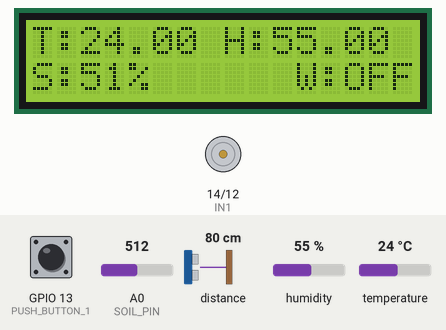
Recording of a sketch running on a simulated ESP8266 (NodeMCU). Shown: 16×2 character LCD, motor-driver pin pairs drawn as motors (green arrow = first pin HIGH = forward, orange = second pin HIGH = backward, longer = more drive, scaled by the enable pin). Wiring (inferred from the names in the program): ultrasonic range finder: trigger GPIO 16; echo GPIO 0. The test bench sets the inputs (shaded band); at power-on: A0 (SOIL_PIN) = 512, humidity 55 %, temperature 24 °C, GPIO 13 (PUSH_BUTTON_1) HIGH, distance to the obstacle 80 cm. The echo pulse lasts 58.3 µs per cm; WiFi joins after 1.5 s; servers stay silent unless stated; what the sketch prints to the serial monitor is not drawn.

Above: at 6.1 s.
6.2 s: A0 (SOIL_PIN) set to 308
At 7.4 s:
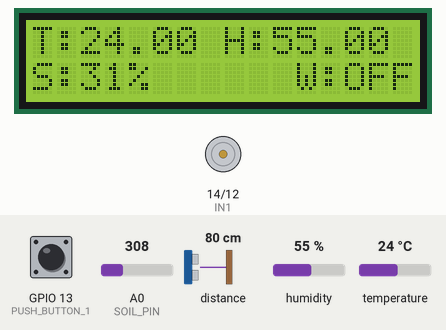
7.7 s: A0 (SOIL_PIN) set to 276
At 8.29 s:
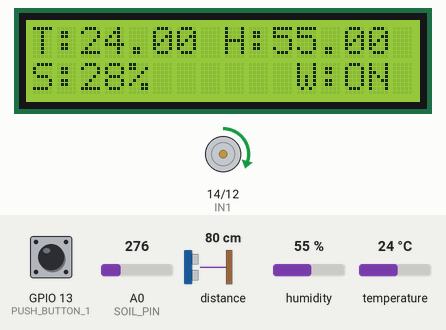
10.5 s: humidity set to 22 %
At 11.72 s:
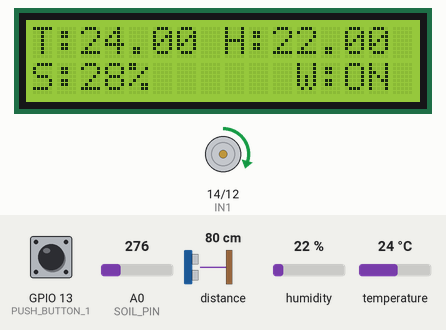
12.7 s: temperature set to 9 °C
At 14.66 s:
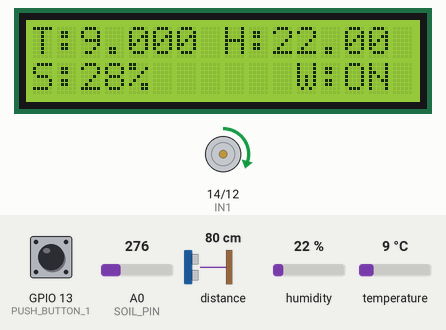
14.8 s: A0 (SOIL_PIN) set to 306
At 15.3 s:
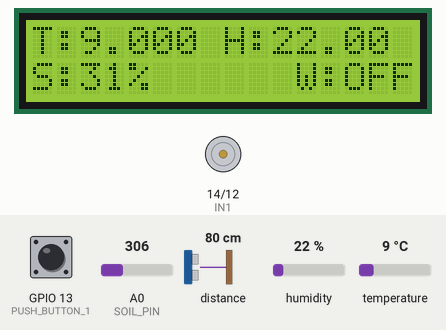
16.3 s: GPIO 13 (PUSH_BUTTON_1) pulled LOW for 1 s
At 17.03 s:
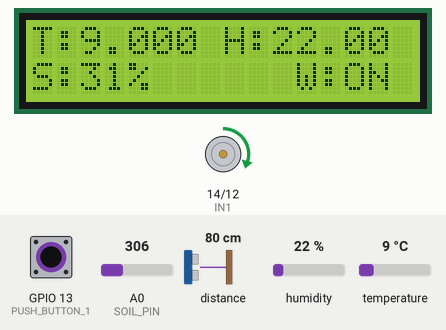
Timing chart, 0 to 19.3 s (numbered marks = the images above; inputs shaded):
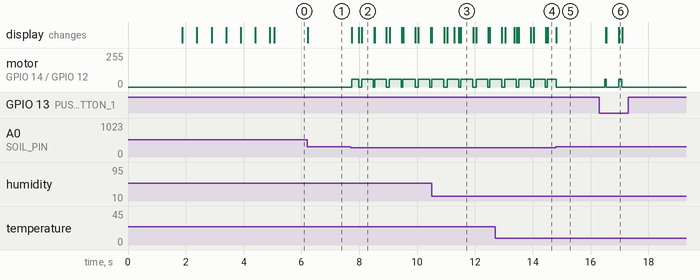

The sketch:

smart_plant.ino
```cpp
// Viral Science www.viralsciencecreativity.com www.youtube.com/c/viralscience
// Blynk IoT Smart Plant Monitoring System

/* Connections
Relay -> GPIO25
Button -> GPIO26
Soil -> GPIO34 (Analog)
PIR -> GPIO27
SDA -> GPIO21
SCL -> GPIO22
*/


#define BLYNK_TEMPLATE_ID ""
#define BLYNK_TEMPLATE_NAME ""

#include <LiquidCrystal_I2C.h>
#include <DHT.h>
#include <ESP8266WiFi.h>
#include <BlynkSimpleEsp8266.h>

#define BLYNK_PRINT Serial

LiquidCrystal_I2C lcd(0x3F, 16, 2);


char auth[] = "";  // Enter your Blynk Auth token
char ssid[] = "";  // Enter your Wi-Fi SSID
char pass[] = "";  // Enter your Wi-Fi Password

BlynkTimer timer;

DHT dht(2, DHT11);


#define SOIL_PIN A0      // GPIO34 for Soil Moisture Sensor (Analog) A0
#define IN1 14           // GPIO14 connected to IN1 on L298N D5
#define IN2 12           // GPIO12 connected to IN2 on L298N D6
#define ENA 15           // GPIO13 connected to ENA (PWM control) on L298N
#define PUSH_BUTTON_1 13 // D7 Button

const int trigPin = 16;
const int echoPin = 0;

// Reservoir height (in cm)
const float hauteurMaxReservoir = 100.0; // Adjust according to your reservoir

void checkPhysicalButton();
int motorState = LOW;
int pushButton1State = HIGH;
int soilMoistureThreshold = 30;

void setup() {

  Serial.begin(9600);
  lcd.init();
  lcd.backlight();

  pinMode(IN1, OUTPUT);
  pinMode(IN2, OUTPUT);
  pinMode(ENA, OUTPUT);
  pinMode(PUSH_BUTTON_1, INPUT_PULLUP);

  pinMode(trigPin, OUTPUT);
  pinMode(echoPin, INPUT);

  digitalWrite(IN1, LOW);
  digitalWrite(IN2, LOW);
  analogWrite(ENA, 0); // Ensure motor is off

  Blynk.begin(auth, ssid, pass, "blynk.cloud", 80);

  lcd.setCursor(0, 0);
  lcd.print("  Initializing  ");
  for (int a = 5; a <= 10; a++) {
    lcd.setCursor(a, 1);
    lcd.print(".");
    delay(500);
  }
  lcd.clear();
  lcd.setCursor(11, 1);
  lcd.print("W:OFF");

  // Call the functions periodically
  timer.setInterval(100L, soilMoistureSensor); // 1-second interval
  timer.setInterval(100L, DHT11sensor);
  timer.setInterval(500L, checkPhysicalButton);
  timer.setInterval(1000L, measureAndSendWaterLevel); // Ultrasonic every 2 seconds
}

void measureAndSendWaterLevel() {
  // Send ultrasonic pulse
  digitalWrite(trigPin, LOW);
  delayMicroseconds(2);
  digitalWrite(trigPin, HIGH);
  delayMicroseconds(10);
  digitalWrite(trigPin, LOW);

  // Read the echo response
  long duration = pulseIn(echoPin, HIGH);

  // Convert duration to distance (in cm)
  float distance = duration * 0.034 / 2;

  // Calculate water level in cm
  float niveauEau = hauteurMaxReservoir - distance;

  // Ensure the water level is within valid limits
  if (niveauEau < 0) {
    niveauEau = 0;
  } else if (niveauEau > hauteurMaxReservoir) {
    niveauEau = hauteurMaxReservoir;
  }

  // Calculate percentage of water level
  float pourcentageNiveau = (niveauEau / hauteurMaxReservoir) * 100;

  // Send data to Blynk and LCD
  Blynk.virtualWrite(V2, pourcentageNiveau);

  // Debugging
  Serial.print("Distance: ");
  Serial.print(distance);
  Serial.print(" cm, Water Level: ");
  Serial.print(niveauEau);
  Serial.print(" cm, Percentage: ");
  Serial.print(pourcentageNiveau);
  Serial.println(" %");
}

void DHT11sensor() {

  float h = dht.readHumidity();
  float t = dht.readTemperature();

  if (isnan(h) || isnan(t)) {
    Serial.println("Failed to read from DHT sensor!");
    return;
  }

  Blynk.virtualWrite(V0, t);
  Blynk.virtualWrite(V1, h);

  lcd.setCursor(0, 0);
  lcd.print("T:");
  lcd.print(t);

  lcd.setCursor(8, 0);
  lcd.print("H:");
  lcd.print(h);

  Serial.print("T:");
  Serial.print(t);
  Serial.println("C");

  Serial.print("H:");
  Serial.print(h);
  Serial.println("h");

}

// Get the soil moisture values
void soilMoistureSensor() {
  int value = analogRead(SOIL_PIN);
  // value = map(value, 0, 4095, 0, 100); // Adjust for ESP32's ADC range
  value = map(value, 1023, 0, 0, 100);

  // Invert the value to match the soil moisture logic
  value = (value - 100) * -1;

  Blynk.virtualWrite(V3, value);
  lcd.setCursor(0, 1);
  lcd.print("S:");
  lcd.print(value);
  lcd.print("% ");

  Serial.print("Soil Moisture: ");
  Serial.print(value);
  Serial.println("%");

  // Automatically control the water pump based on soil moisture
  if (value < soilMoistureThreshold) {
    motorState = HIGH;
    digitalWrite(IN1, HIGH);
    digitalWrite(IN2, LOW);
    analogWrite(ENA, 60); // Start motor
    lcd.setCursor(11, 1);
    lcd.print("W:ON ");
    Serial.println("Pump turned ON due to low soil moisture");
  } else if (value >= soilMoistureThreshold) {
    motorState = LOW;
    digitalWrite(IN1, LOW);
    digitalWrite(IN2, LOW);
    analogWrite(ENA, 0); // Stop motor
    lcd.setCursor(11, 1);
    lcd.print("W:OFF");
    Serial.println("Pump turned OFF as soil moisture is sufficient");
  }
}

void checkPhysicalButton()
{
  if (digitalRead(PUSH_BUTTON_1) == LOW) {
    // Button is pressed, run the motor
    digitalWrite(IN1, HIGH);
    digitalWrite(IN2, LOW);
    analogWrite(ENA, 60); // Start motor
    lcd.setCursor(11, 1);
    lcd.print("W:ON ");
    Serial.println("Pump running manually");
    Blynk.virtualWrite(V12, HIGH);
  } else {
    // Button released, stop the motor
    digitalWrite(IN1, LOW);
    digitalWrite(IN2, LOW);
    analogWrite(ENA, 0); // Stop motor
    lcd.setCursor(11, 1);
    lcd.print("W:OFF");
    Serial.println("Pump stopped manually");
    Blynk.virtualWrite(V12, LOW);
  }
}

void loop() {

  Blynk.run(); // Run the Blynk library
  timer.run(); // Run the Blynk timer
}
```

Measured:
- the behaviour switches between 292 and 291 on A0 (SOIL_PIN) (found by bisection; images 1 and 2)
- after the input at 6.2 s, the display: changes at once (image 1)
- after the input at 7.7 s, motor on GPIO 14 (IN1) / GPIO 12 (IN2): stopped → forward 60/255 at once, then repeats every 0.96 s: stopped 0.11 s, forward 60/255 0.40 s, stopped 0.04 s, forward 60/255 0.40 s; the display: changes after 0.05 s (image 2)
- after the input at 10.5 s, the display: first differs from a run without the input after 0.78 s (image 3)
- after the input at 12.7 s, the display: first differs from a run without the input after 0.66 s (image 4)
- after the input at 14.8 s, the display: changes at once (image 5)
- after the input at 16.3 s, motor on GPIO 14 (IN1) / GPIO 12 (IN2): stopped → forward 60/255 after 0.67 s, → stopped 0.11 s later; the display: changes after 0.22 s (image 6)
